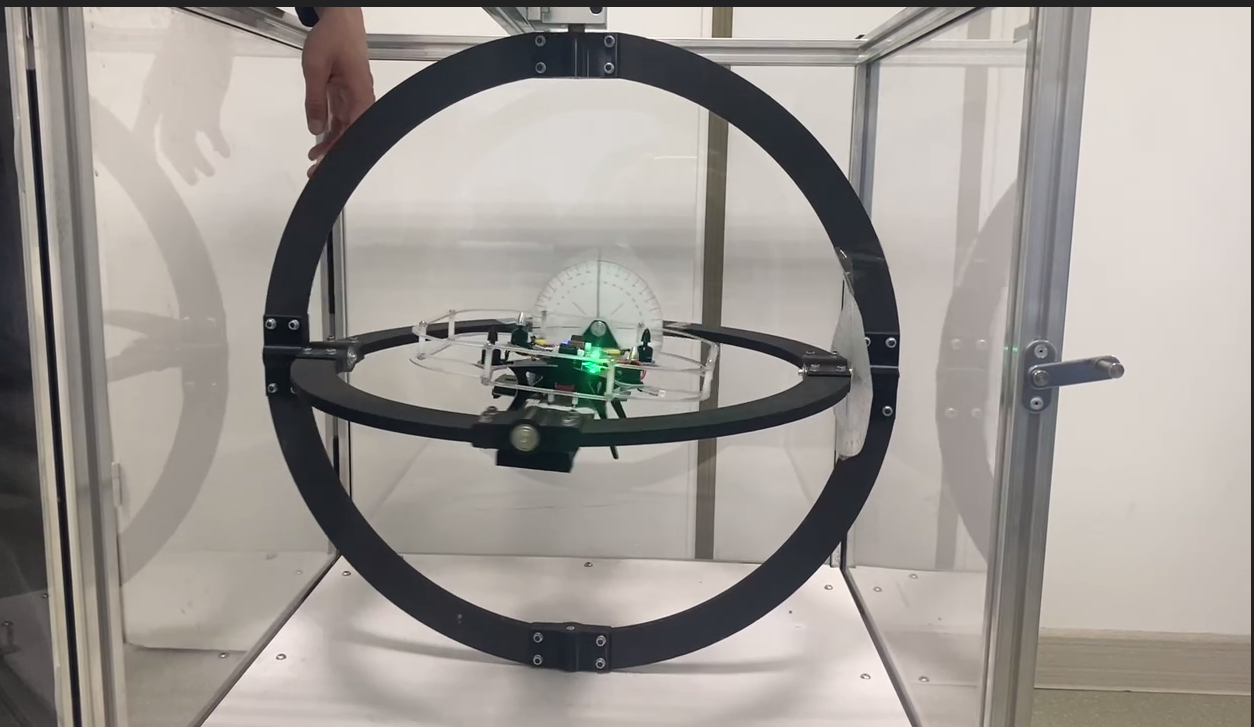
#> input picture roi_example.png, 1254 x 727 px
$ python filters.py
#> lines starting #> are read from the running program, lines starting #| are printed output that depends on the picture; after the words box and inside, x2 and y2 are one past the last pixel; in counts of white or black regions, pixels touching at a corner belong together
#> further down, img is the input picture: shape (727, 1254, 3); mean B, G, R 148.5, 153.5, 158.6
### PCA.py
import cv2 as cv
import numpy as np
from math import atan2, cos, sin, sqrt, pi

# [17 lines left out: function draw_direction_arrow, not called in this run]

def get_orientation_pca(cnt, center_coords, img_to_draw=None):
    """
    Принимает:
    - cnt: контур (точки)
    - center_coords: кортеж или список (x, y) - центр контура
    - img_to_draw: (опционально) изображение, на котором рисовать стрелки

    Возвращает:
    - angle_deg: угол в градусах относительно оси X
    """
    # 1. Подготовка точек контура
    data_pts = cnt.reshape(-1, 2).astype(np.float64)

    # 2. Подготовка центра для PCA (нужен формат numpy array)
    mean = np.array([center_coords], dtype=np.float64).reshape(1, 2)

    # 3. PCA анализ с использованием переданного центра
    # Используем PCACompute, передавая заранее вычисленное среднее
    _, eigenvectors, eigenvalues = cv.PCACompute2(data_pts, mean=mean)

    # Главный вектор (направление длины эллипса)
    v1 = eigenvectors[0]

    # 4. Вычисление угла в градусах относительно оси X
    # В OpenCV Y направлен вниз, поэтому atan2(y, x) даст корректный угол
    angle_rad = atan2(v1[1], v1[0])
    angle_deg = np.degrees(angle_rad)

    # 5. Отрисовка (если передано изображение)
    if img_to_draw is not None:
        cx, cy = int(center_coords[0][0]), int(center_coords[0][1])

        # Длина стрелок на основе собственных чисел (eigenvalues)
        scale = 0.5 * np.sqrt(eigenvalues[0][0])

        # Конечная точка главной оси (зеленая)
        p1 = (int(cx + v1[0] * scale), int(cy + v1[1] * scale))
        cv.arrowedLine(img_to_draw, (cx, cy), p1, (0, 255, 0), 2, tipLength=0.3)

        # Вторая ось (синяя) для наглядности
        if len(eigenvectors) > 1:
            v2 = eigenvectors[1]
            scale2 = 0.5 * np.sqrt(eigenvalues[1][0])
            p2 = (int(cx + v2[0] * scale2), int(cy + v2[1] * scale2))
            cv.arrowedLine(img_to_draw, (cx, cy), p2, (255, 255, 0), 2, tipLength=0.3)

    return angle_deg
"""
# --- ПРИМЕР ИСПОЛЬЗОВАНИЯ ---
if __name__ == "__main__":
    src = cv.imread('circles.png') # Ваше изображение с черными эллипсами
    if src is None:
        print("Ошибка: файл не найден")
        exit()

    gray = cv.cvtColor(src, cv.COLOR_BGR2GRAY)
    # Инвертируем, так как объекты черные
    _, bw = cv.threshold(gray, 127, 255, cv.THRESH_BINARY_INV)

    contours, _ = cv.findContours(bw, cv.RETR_EXTERNAL, cv.CHAIN_APPROX_SIMPLE)

    for c in contours:
        # Фильтр по площади и размеру (как вы просили ранее)
        if cv.contourArea(c) > 500:
            # Получаем угол и рисуем графику
            angle, center = get_contour_orientation(src, c)

            # Подписываем угол рядом с объектом
            cv.putText(src, f"{angle:.1f} deg", (center[0]-20, center[1]-20),
                       cv.FONT_HERSHEY_SIMPLEX, 0.5, (255, 255, 255), 1)

            print(f"Объект в {center}: угол {angle:.2f} градусов")

    cv.imshow('PCA Orientation', src)
    cv.waitKey(0)
    cv.destroyAllWindows()
"""

### filters.py
import cv2
import numpy as np
import PCA

def get_elipse_radius(img, conturs, draw=False):
    centers = []
    fcon = []
    for cnt in conturs:
        if cv2.contourArea(cnt) > 100000 and cv2.contourArea(cnt) < 350000:
            if len(cnt) >= 6:
                ellipse = cv2.fitEllipse(cnt)
                (cx, cy), (width, height), angle = ellipse
                if width / 2 > 50 and height / 2 > 50:
                    center = (int(cx), int(cy))
                    centers.append(center)
                    fcon.append(cnt)
                    if draw == True:
                        cv2.ellipse(img, ellipse, (0, 255, 0), 2)
                        cv2.circle(img, center, 5, (0, 0, 255), -1)
                    print(f"Найден эллипс: центр {center}, радиусы: {width/2:.1f}, {height/2:.1f}")
    return centers, img, fcon

def get_binary_image(img):
    hsv = cv2.cvtColor(img, cv2.COLOR_BGR2HSV)
#> hsv: shape (727, 1254, 3); mean H, S, V 31.9, 23.2, 160
    blurred = cv2.medianBlur(hsv, 5)
#> blurred: shape (727, 1254, 3); mean H, S, V 31.6, 23, 160
    mask = cv2.inRange(blurred, (0, 0, 0), (180, 255, 100))
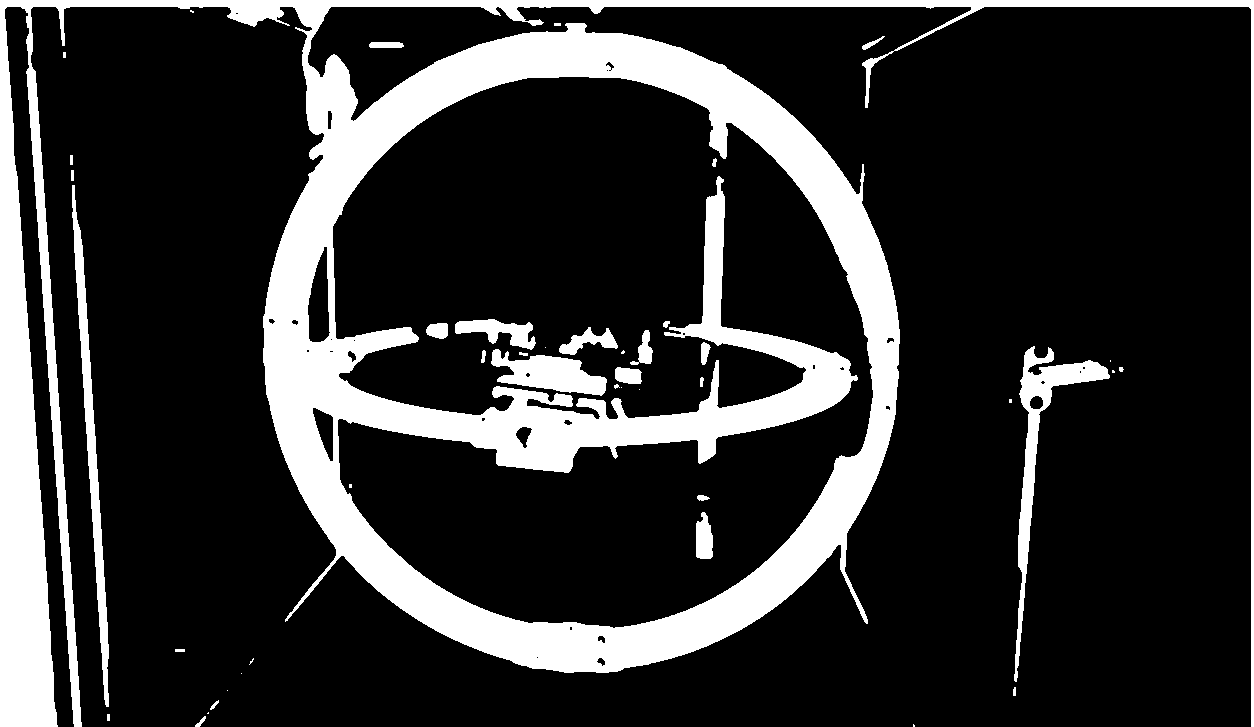
#> mask: shape (727, 1254); 19% white; 44 white regions (16 under 20 px), largest, box (x1, y1, x2, y2) and area: (0, 0, 1254, 727) 157212, (1014, 346, 1110, 682) 4724, (72, 185, 109, 707) 4079
    kernel = np.ones((4, 4), np.uint8)

    opened = cv2.morphologyEx(mask, cv2.MORPH_OPEN, kernel, iterations=1)
#> opened: shape (727, 1254); 19% white; 30 white regions (3 under 20 px), largest, box (x1, y1, x2, y2) and area: (0, 0, 1254, 727) 150481, (28, 68, 83, 727) 5829, (1016, 349, 1110, 667) 4629
    closed = cv2.morphologyEx(opened, cv2.MORPH_CLOSE, kernel, iterations=1)
#> closed: shape (727, 1254); 19.1% white; 27 white regions (3 under 20 px), largest, box (x1, y1, x2, y2) and area: (0, 0, 1254, 727) 152264, (29, 69, 84, 727) 5822, (1017, 350, 1111, 668) 4660
    return closed

"""
img = cv2.imread("test_2.png")
cv2.imshow("img", img)
hsv = cv2.cvtColor(img, cv2.COLOR_BGR2HSV)
blurred = cv2.medianBlur(hsv, 5)
mask = cv2.inRange(blurred, (0, 0, 0), (180, 255, 100))
kernel = np.ones((4,4), np.uint8)
erode_mask = cv2.erode(mask, kernel, iterations=4)
cv2.imshow("erode", erode_mask)

kernel_dil = np.ones((4, 4), np.uint8)
dilate_mask = cv2.dilate(erode_mask, kernel_dil, iterations=1)
cv2.imshow("dilate", dilate_mask)

opened = cv2.morphologyEx(mask, cv2.MORPH_OPEN, kernel, iterations=1)
closed = cv2.morphologyEx(opened, cv2.MORPH_CLOSE, kernel, iterations=1)
erode_mask = cv2.erode(closed, kernel, iterations=1)
cv2.imshow('erode', erode_mask)
"""
img = cv2.imread("roi_example.png")
closed = get_binary_image(img)
cv2.imshow("closed", closed)

min_area = 200
filtered_mask = np.zeros_like(closed)
num_labels, labels, stats, centroids = cv2.connectedComponentsWithStats(closed, connectivity=8)
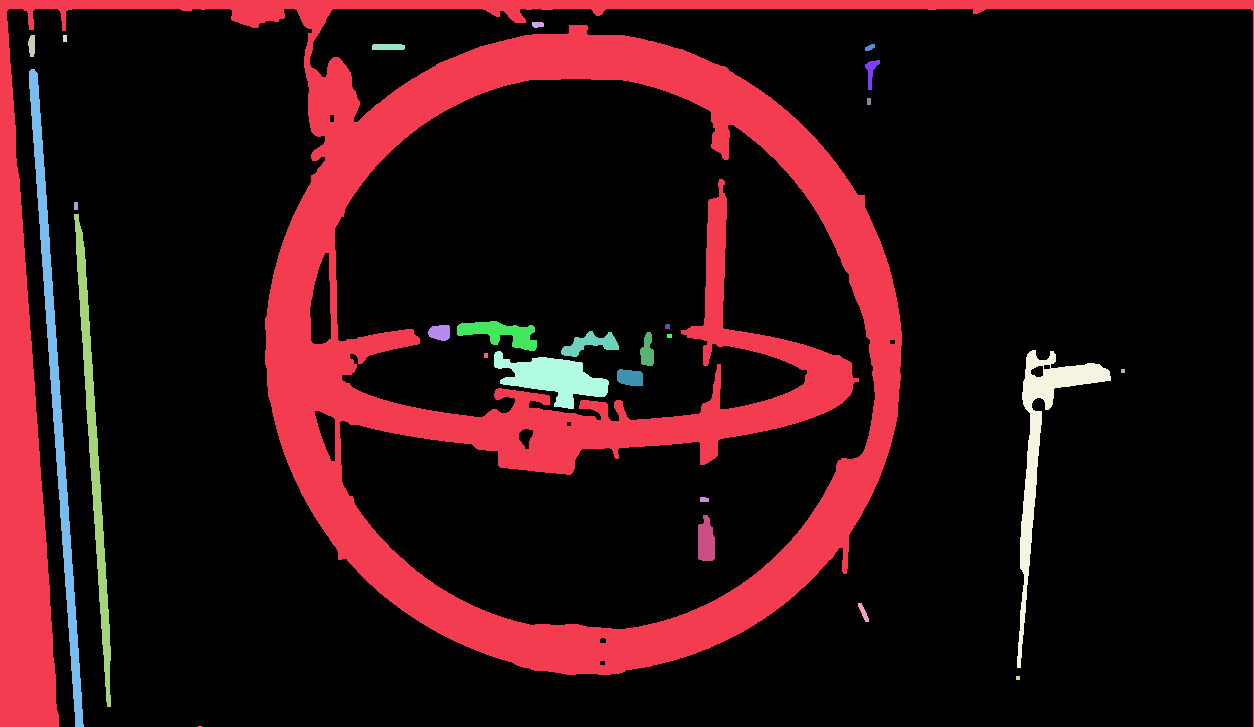
#> labels: shape (727, 1254) int32; 28 distinct labels, from 0 to 27; one colour per label, 0 black
#> num_labels = 28; stats = 28 rows, first 6: [7, 9, 1246, 718, 737182], [0, 0, 1254, 727, 152264], [532, 22, 12, 6, 62], [28, 35, 7, 22, 126], [63, 35, 4, 7, 28], [372, 44, 33, 6, 193]; centroids = 28 pairs, first value 31.45 to 1122.5, second value 24.19 to 726

for i in range(1, num_labels):
    area = stats[i, cv2.CC_STAT_AREA]
    if area > min_area:
        filtered_mask[labels == i] = 255
#> this loop made 27 passes
#> area on passes 1 to 12: 152264, 62, 126, 28, 193, 48, 190, 5822, 28, 32, 3986, 1250
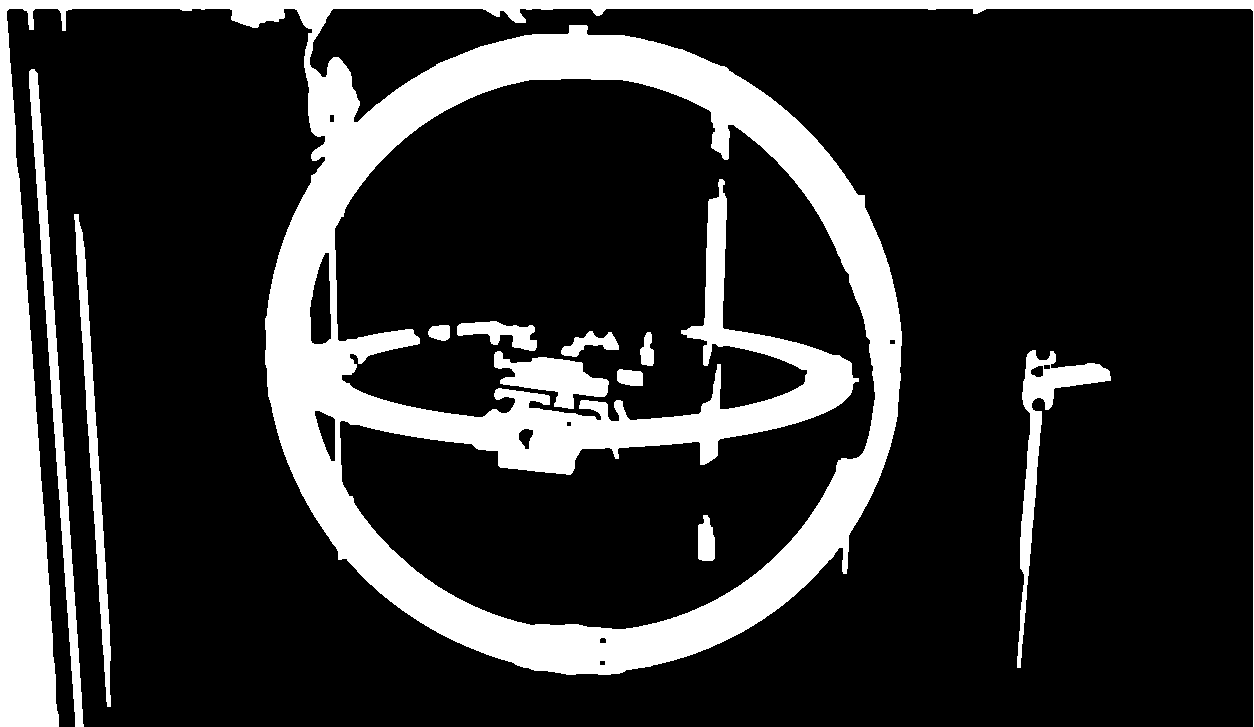
#> filtered_mask: shape (727, 1254); 19% white; 11 white regions

contours, _ = cv2.findContours(closed, cv2.RETR_TREE, cv2.CHAIN_APPROX_SIMPLE)
#> contours = 38 contours, 8 with area under 20; largest, box (x1, y1, x2, y2) and area: (0, 0, 1254, 727) 358254, (334, 78, 876, 630) 209465, (29, 69, 84, 727) 5158, (1017, 350, 1111, 668) 4380, (74, 214, 111, 707) 3490
for c in contours:
    #print(cv2.contourArea(c))
    if cv2.contourArea(c) > 0 and cv2.contourArea(c) < 350000:
        cv2.drawContours(img, c, -1, (0, 255, 0), 3)
        center, img, fcon = get_elipse_radius(img, [c], draw=True)
        print(center)
        if len(center) > 0:
            angle = PCA.get_orientation_pca(cnt=c, center_coords=center, img_to_draw=img)
            print(angle)
#> this loop made 38 passes
#> (eigenvectors in get_orientation_pca, eigenvalues in get_orientation_pca, angle_rad in get_orientation_pca, angle_deg in get_orientation_pca, cx in get_orientation_pca, cy in get_orientation_pca, scale in get_orientation_pca, p1 in get_orientation_pca) on pass 27: ([[1, -0.0127], [0.0127, 1]], [29837.9, 22263.5], -0.0127, -0.725, 593, 341, 86.37, (679, 339))
#> c on passes 1, 2, 4, 9, 10, 15: [[198, 726], [201, 726]], [[1016, 676], [1016, 679], [1019, 679], [1019, 676]], [[1121, 369], [1121, 372], [1124, 372], [1124, 369]], [[74, 202], [74, 209], [77, 209], [77, 202]], [[867, 98], [867, 104], [870, 104], [870, 98]], [[63, 35], [63, 41], [66, 41], [66, 35]]
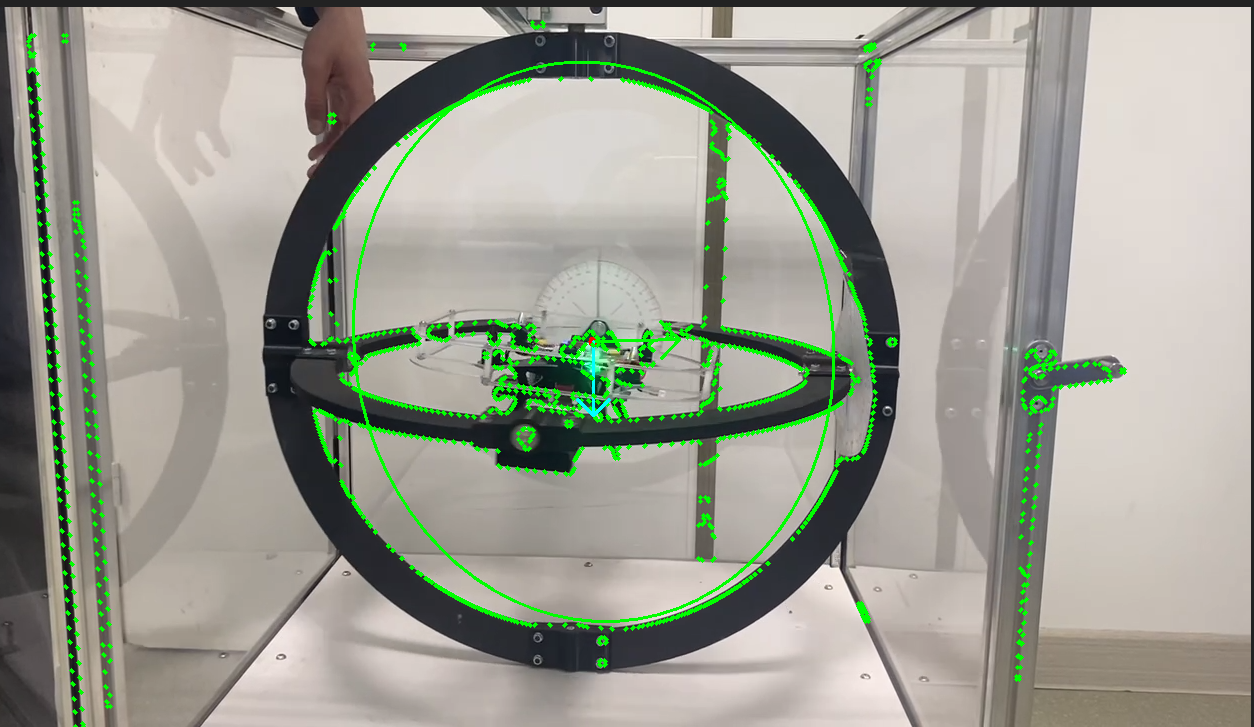
#> img: shape (727, 1254, 3); mean B, G, R 145.5, 157.7, 155.4
cv2.imshow('Detected Ellipses', img)

cv2.waitKey(0)
cv2.destroyAllWindows()
